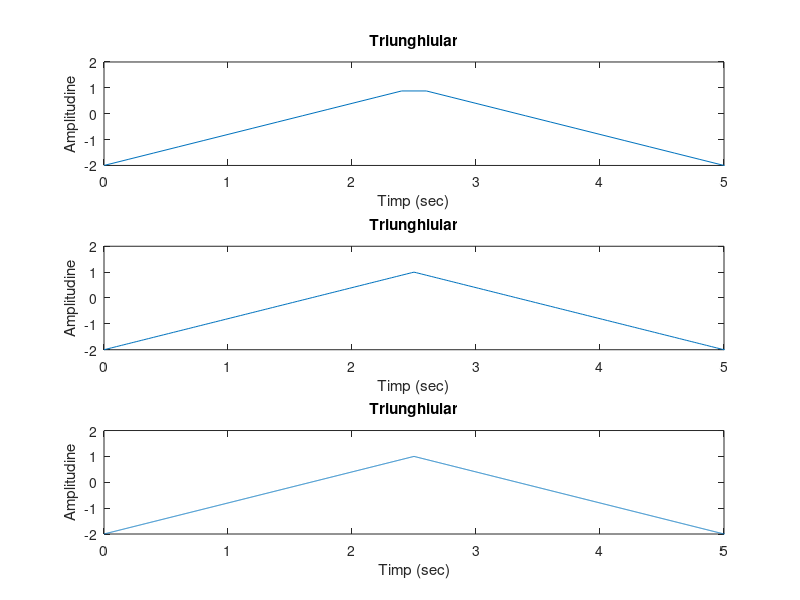

Here is the MATLAB script that generated this plot:
%fs = 2000;
%cream un vector de la 0 la 100 cu pasul 0.2 (rezolutie 200 ms)
t1 = 0 : 0.2 : 100;
x1 = sawtooth(0.4 * pi * t1, 0.5); %semnal triunghiular

x1 = x1 * 1.5; %facem limitele amplitudinii
x1 = x1 - 0.5;

subplot(3, 1, 1)
plot(t1, x1); %afisam primul grafic
axis([0 5 -2 2]);	%cream limitele axelor
xlabel('Timp (sec)') 	%denumim axa X
ylabel('Amplitudine')	%denumim axa Y
title('Triunghiular')	%denumim graficul

%cream un vector de la 0 la 100 cu pasul 0.2 (rezolutie 20 ms)
t2 = 0 : 0.02 : 100;
x2 = sawtooth(0.4 * pi * t2, 0.5); %semnal triunghiular

x2 = x2 * 1.5;
x2 = x2 - 0.5;

subplot(3, 1, 2)
plot(t2, x2);
axis([0 5 -2 2]);
xlabel('Timp (sec)')
ylabel('Amplitudine')
title('Triunghiular')

%cream un vector de la 0 la 100 cu pasul 0.02 (rezolutie 2 ms)
t3 = 0 : 0.002 : 100;
x3 = sawtooth(0.4 * pi * t3, 0.5); %semnal triunghiular

x3 = x3 * 1.5;
x3 = x3 - 0.5;

subplot(3, 1, 3)
plot(t3, x3);
axis([0 5 -2 2]);
xlabel('Timp (sec)')
ylabel('Amplitudine')
title('Triunghiular')
